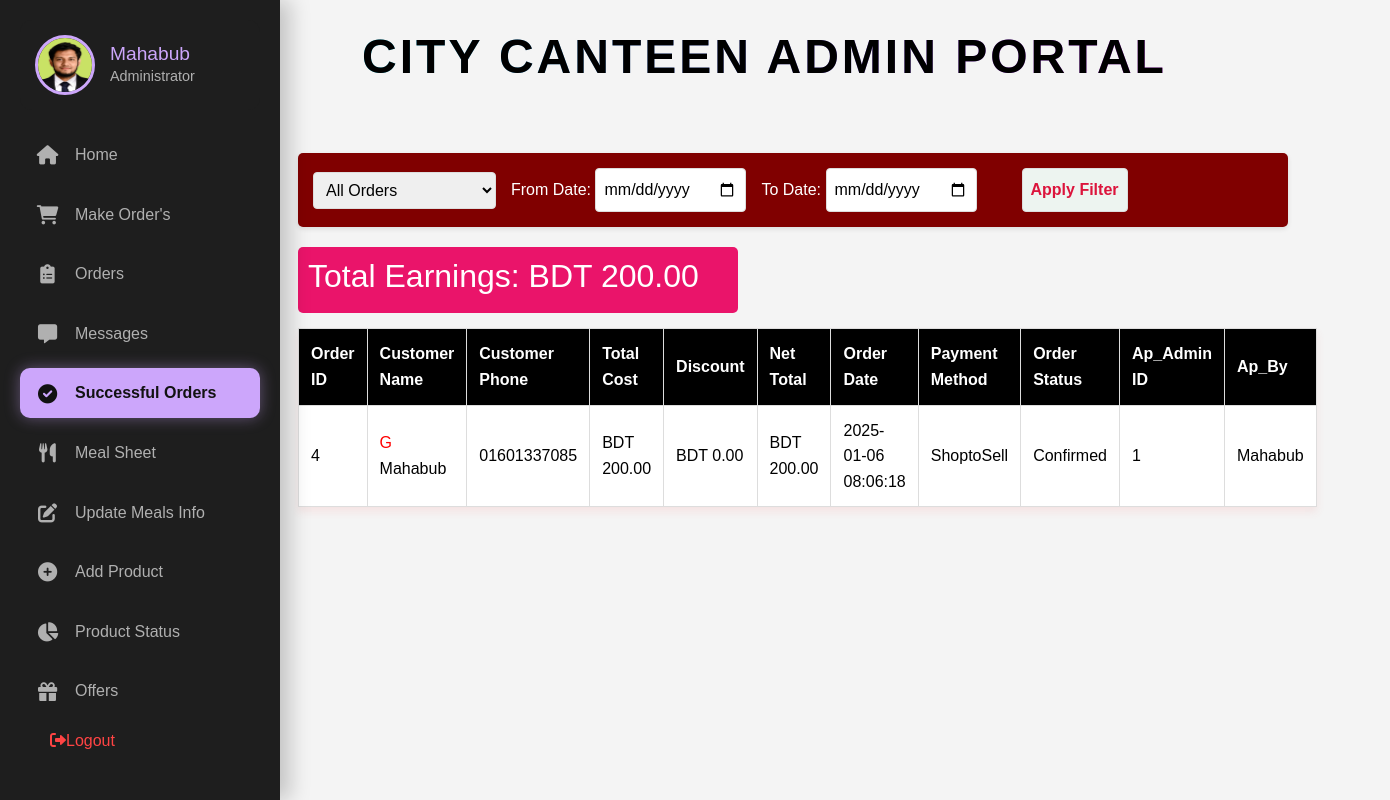
The app's page /model/order_success.php (signed in) with its own data.
### tables this page shows
CREATE TABLE `orders` (
  `id` int(11) NOT NULL,
  `gest_customer_id` int(20) DEFAULT 0,
  `customer_id` int(11) NOT NULL,
  `order_details` longtext NOT NULL,
  `total_cost` decimal(10,2) NOT NULL,
  `subtotal` decimal(10,2) NOT NULL,
  `discount_amount` decimal(10,2) NOT NULL,
  `net_total` decimal(10,2) NOT NULL,
  `created_at` timestamp NOT NULL DEFAULT current_timestamp(),
  `payment_method` enum('Cash on Delivery','Online','ShoptoSell') NOT NULL,
  `discount_code` varchar(20) DEFAULT NULL,
  `order_status` varchar(255) NOT NULL DEFAULT 'Pending',
  `admin_name` varchar(255) NOT NULL,
  `admin_id` int(255) NOT NULL
);

CREATE TABLE `guest_customer` (
  `id` int(11) NOT NULL,
  `customer_name` varchar(255) NOT NULL,
  `total_orders` int(11) DEFAULT 0,
  `total_spent` decimal(10,2) DEFAULT 0.00,
  `last_order_date` timestamp NOT NULL DEFAULT current_timestamp(),
  `order_details` text DEFAULT NULL,
  `created_at` timestamp NOT NULL DEFAULT current_timestamp(),
  `phone_number` varchar(20) NOT NULL
);

### model/order_success.php (the view, shortened to what this page needs)
<?php
require_once '../db/db.php';
require_once '../menu/adminmenu.php';
class OrdersView {
    private $conn;
    public function __construct($database_connection) {
        $this->conn = $database_connection;
    }
    public function getAllOrders($filter = 'all', $start_date = null, $end_date = null) {
        $query = "SELECT
                    o.id,
                    o.customer_id,
                    c.customer_name AS regular_customer_name,
                    c.phone AS regular_customer_phone,
                    o.gest_customer_id,
                    gc.customer_name AS guest_customer_name,
                    gc.phone_number AS guest_customer_phone,
                    o.order_details,
                    o.total_cost,
                    o.subtotal,
                    o.discount_amount,
                    o.net_total,
                    o.created_at,
                    o.payment_method,
                    o.discount_code,
                    o.order_status,
                    o.admin_name,
                    o.admin_id
                  FROM orders o
                  LEFT JOIN customers c ON o.customer_id = c.id
                  LEFT JOIN guest_customer gc ON o.gest_customer_id = gc.id
                  WHERE 1=1";
        $query .= " ORDER BY o.created_at DESC";
        $result = $this->conn->query($query);
        $orders = [];
        $total_earn = 0;
        if ($result && $result->num_rows > 0) {
            while ($row = $result->fetch_assoc()) {
                $orders[] = $row;
                $total_earn += $row['net_total'];
            }
        }
        return [
            'orders' => $orders,
            'total_earn' => $total_earn
        ];
    }
}
class OrdersViewController {
    private $ordersView;
    public function __construct($database_connection) {
        $this->ordersView = new OrdersView($database_connection);
    }
    public function renderOrdersView() {
        $filter = isset($_GET['filter']) ? $_GET['filter'] : 'all';
        $start_date = isset($_GET['start_date']) ? $_GET['start_date'] : null;
        $end_date = isset($_GET['end_date']) ? $_GET['end_date'] : null;
        $ordersData = $this->ordersView->getAllOrders($filter, $start_date, $end_date);
        $totalEarn = $ordersData['total_earn'];
        $orders = $ordersData['orders'];
        ?>
<!DOCTYPE html>
<html lang="en">
<head>
</head>
<body>
    <div class="container">
        <div class="filter-section">
            <form method="GET" class="filter-form">
                <select name="filter">
                    <option value="all" <?= $filter === 'all' ? 'selected' : '' ?>>All Orders</option>
                </select>
                <label>From Date:
                    <input type="date" name="start_date" value="<?= htmlspecialchars($start_date ?? '') ?>">
                </label>
                <label>To Date:
                    <input type="date" name="end_date" value="<?= htmlspecialchars($end_date ?? '') ?>">
                </label>
                <input type="submit" value="Apply Filter">
            </form>
        </div>
        <div class="total-earnings">
            <h2>Total Earnings:       BDT <?= number_format($totalEarn, 2) ?></h2>
        </div>
        <table>
    <thead>
        <tr>
            <th>Order ID</th>
            <th>Customer Name</th>
            <th>Customer Phone</th>
            <th>Total Cost</th>
            <th>Discount</th>
            <th>Net Total</th>
            <th>Order Date</th>
            <th>Payment Method</th>
            <th>Order Status</th>
            <th>Ap_Admin ID</th>
            <th>Ap_By</th>
        </tr>
    </thead>
    <tbody>
        <?php if (empty($orders)): ?>
            <tr>
                <td colspan="11" style="text-align: center;">No orders found</td>
            </tr>
        <?php else: ?>
            <?php foreach ($orders as $order): ?>
            <tr>
                <td><?= htmlspecialchars($order['id']) ?></td>
                <td>
                    <?php if (!empty($order['guest_customer_name'])): ?>
                        <span style="color: red;">G</span>
                        <?= htmlspecialchars($order['guest_customer_name']) ?>
                    <?php else: ?>
                        <?= htmlspecialchars($order['regular_customer_name'] ?? 'N/A') ?>
                    <?php endif; ?>
                </td>
                <td>
                    <?= htmlspecialchars($order['guest_customer_phone'] ?? $order['regular_customer_phone'] ?? 'N/A') ?>
                </td>
                <td>BDT <?= number_format($order['total_cost'], 2) ?></td>
                <td>BDT <?= number_format($order['discount_amount'], 2) ?></td>
                <td>BDT <?= number_format($order['net_total'], 2) ?></td>
                <td><?= htmlspecialchars($order['created_at']) ?></td>
                <td><?= htmlspecialchars($order['payment_method']) ?></td>
                <td><?= htmlspecialchars($order['order_status']) ?></td>
                <td><?= htmlspecialchars($order['admin_id']) ?></td>
                <td><?= htmlspecialchars($order['admin_name']) ?></td>
            </tr>
            <?php endforeach; ?>
        <?php endif; ?>
    </tbody>
</table>
    </div>
</body>
</html>
        <?php
    }
}
try {
    $ordersViewController = new OrdersViewController($conn);
    $ordersViewController->renderOrdersView();
} catch (Exception $e) {
    echo "Error: " . $e->getMessage();
}
?>

### menu/adminmenu.php (shortened to what this page needs)
<?php
$admin_id = $_SESSION["user_id"] ?? null;
require_once '../db/db.php';
$admin_query = "SELECT name, profile_picture FROM admins WHERE id = ?";
$stmt = mysqli_prepare($conn, $admin_query);
mysqli_stmt_bind_param($stmt, "i", $admin_id);
mysqli_stmt_execute($stmt);
$admin_result = mysqli_stmt_get_result($stmt);
$admin = mysqli_fetch_assoc($admin_result);
?>
<!DOCTYPE html>
<html lang="en">
<head>
    <link href="https://cdn.jsdelivr.net/npm/bootstrap@5.3.0/dist/css/bootstrap.min.css" rel="stylesheet">
    <link href="https://cdnjs.cloudflare.com/ajax/libs/font-awesome/6.0.0-beta3/css/all.min.css" rel="stylesheet">
</head>
<body>
    <h1>City Canteen Admin Portal</h1>
    <aside class="sidebar">
        <div class="admin-profile">
            <?php if(!empty($admin['profile_picture'])): ?>
                <img src="<?php echo htmlspecialchars($admin['profile_picture']); ?>" alt="Admin Profile">
            <?php else: ?>
                <img src="default-avatar.png" alt="Default Profile">
            <?php endif; ?>
            <div class="admin-profile-info">
                <h3><?php echo htmlspecialchars($admin['name']); ?></h3>
                <p>Administrator</p>
            </div>
        </div>
        <ul class="nav-menu">
            <li>
                <a href="admin.php" class="<?php echo (basename($_SERVER['PHP_SELF']) == 'admin.php') ? 'active' : ''; ?>">
                    <i class="fa fa-home"></i>
                    Home
                </a>
            </li>
            <li>
                <a href="admin_order.php" class="<?php echo (basename($_SERVER['PHP_SELF']) == 'admin_order.php') ? 'active' : ''; ?>">
                <i class="fas fa-shopping-cart"></i> Make Order's
                </a>
            </li>
            <li>
                <a href="orders.php" class="<?php echo (basename($_SERVER['PHP_SELF']) == 'orders.php') ? 'active' : ''; ?>">
                    <i class="fas fa-clipboard-list"></i>
                    Orders
                </a>
            </li>
             <li>
                <a href="message_management.php" class="<?php echo (basename($_SERVER['PHP_SELF']) == 'message_management.php') ? 'active' : ''; ?>">
                    <i class="fa-solid fa-message"></i>
                    Messages
                </a>
            </li>
            <li>
                <a href="order_success.php" class="<?php echo (basename($_SERVER['PHP_SELF']) == 'order_success.php') ? 'active' : ''; ?>">
                    <i class="fas fa-check-circle"></i>
                    Successful Orders
                </a>
            </li>
            <li>
                <a href="meal-sheet.php" class="<?php echo (basename($_SERVER['PHP_SELF']) == 'meal-sheet.php') ? 'active' : ''; ?>">
                    <i class="fas fa-utensils"></i>
                    Meal Sheet
                </a>
            </li>
            <li>
                <a href="meal_update.php" class="<?php echo (basename($_SERVER['PHP_SELF']) == 'meal_update.php') ? 'active' : ''; ?>">
                    <i class="fas fa-edit"></i>
                    Update Meals Info
                </a>
            </li>
            <li>
                <a href="add_product.php" class="<?php echo (basename($_SERVER['PHP_SELF']) == 'add_product.php') ? 'active' : ''; ?>">
                    <i class="fas fa-plus-circle"></i>
                    Add Product
                </a>
            </li>
            <li>
                <a href="active_status.php" class="<?php echo (basename($_SERVER['PHP_SELF']) == 'active_status.php') ? 'active' : ''; ?>">
                    <i class="fas fa-chart-pie"></i>
                    Product Status
                </a>
            </li>
            <li>
                <a href="create_offer.php" class="<?php echo (basename($_SERVER['PHP_SELF']) == 'create_offer.php') ? 'active' : ''; ?>">
                    <i class="fa fa-gift"></i>
                    Offers
                </a>
            </li>
            <li>
                <a href="../model/admin_profile.php" class="<?php echo (basename($_SERVER['PHP_SELF']) == 'admin_profile.php') ? 'active' : ''; ?>">
                </a>
            </li>
        </ul>
        <div class="logout-btn">
            <a href="../model/logout.php">
                <i class="fas fa-sign-out-alt"></i>
                Logout
            </a>
        </div>
    </aside>
    <main class="content">
    </main>
</body>
</html>

### menu/adminmenu.php (style rules this page uses)
:root { --bg-primary: #121212; --bg-secondary: #1e1e1e; --text-primary: #ffffff; --text-secondary: #b0b0b0; --accent-primary: rgb(204, 166, 251); --accent-secondary: #03dac6; --error-color: #ff4444; }
* { margin: 0; padding: 0; box-sizing: border-box; }
body { font-family: 'Inter', 'Segoe UI', sans-serif; background-color: var(--bg-primary); color: var(--text-primary); line-height: 1.6; overflow-x: hidden; }
.sidebar { position: fixed; left: 0; top: 0; height: 100vh; width: 280px; background-color: var(--bg-secondary); padding: 20px; transition: transform 0.3s ease; z-index: 1000; box-shadow: 10px 0 20px rgba(0,0,0,0.2); overflow-y: auto; }
.admin-profile { position: sticky; top: 0; background: var(--bg-secondary); z-index: 10; padding: 15px; border-radius: 12px; margin-bottom: 20px; display: flex; align-items: center; transition: background 0.3s ease; }
.admin-profile img { width: 60px; height: 60px; border-radius: 50%; margin-right: 15px; border: 3px solid var(--accent-primary); }
.admin-profile-info { flex-grow: 1; }
.admin-profile-info h3 { margin: 0; font-size: 1.2rem; color: var(--accent-primary); }
.admin-profile-info p { margin: 0; color: var(--text-secondary); font-size: 0.9rem; }
.nav-menu { list-style: none; padding: 0; }
.nav-menu li { margin-bottom: 10px; }
.nav-menu a { display: flex; align-items: center; color: var(--text-secondary); text-decoration: none; padding: 12px 15px; border-radius: 10px; transition: all 0.3s ease; position: relative; }
.nav-menu a.active { background: var(--accent-primary); color: var(--bg-primary); font-weight: bold; box-shadow: 0 0 15px rgba(204, 166, 251, 0.4); }
.nav-menu a i { margin-right: 15px; font-size: 1.2rem; width: 25px; text-align: center; }
.logout-btn { position: sticky; bottom: 0; background: var(--bg-secondary); padding: 15px; margin-top: 25px; }
.logout-btn a { display: flex; align-items: center; color: #ff4444; text-decoration: none; padding: 12px 15px; border-radius: 5px; transition: all 0.3s ease; }
.content { margin-left: 280px; padding: 20px; transition: margin-left 0.3s ease; }
h1 { font-family: 'Arial', sans-serif; font-size: 3rem; color: #00ffea; text-align: center; text-transform: uppercase; letter-spacing: 3px; animation: glow 2s infinite alternate, float 4s infinite ease-in-out; background: linear-gradient(90deg, #00ffea, #ff00ff, #00ffea); background-size: 200% 200%; -webkit-background-clip: text; color: transparent; position: relative; overflow: hidden; margin-left: 10%; margin-top:2%; }

### model/order_success.php (style rules this page uses)
body { font-family: Arial, sans-serif; margin: 0; padding: 0; background-color: #f4f4f4; }
.container { margin-left: 20%; margin-right: 10px; padding: 20px; }
.filter-section { background-color: #800000; padding: 15px; border-radius: 5px; box-shadow: 0 2px 5px rgba(0,0,0,0.1); margin-bottom: 20px; width: 90%; }
.filter-form { display: flex; align-items: center; gap: 15px; }
.filter-form label { color: white; }
.filter-form select { padding: 8px; border: 1px solid #ddd; border-radius: 4px; }
.filter-form input[type="date"] { padding: 8px; border: 1px solid #ddd; border-radius: 4px; }
.filter-form input[type="submit"] { padding: 8px; border: 1px solid #ddd; border-radius: 4px; background-color:rgb(237, 244, 240); color:crimson; cursor: pointer; margin-left: 30px; font-weight: 600; }
.total-earnings { background-color:rgb(234, 20, 106); padding: 10px; color: white; width: 40%; border-radius: 5px; margin-bottom: 15px; text-align: left; }
table { width: 90%; border-collapse: collapse; background-color: #fff; color:black; box-shadow: 0 5px 8px rgba(238, 85, 85, 0.1); }
th, td { border: 1px solid #ddd; padding: 12px; text-align: left; }
th { background-color:rgb(0, 0, 0); color: white; font-weight: bold; }
.filter-form select, .filter-form input[type="date"], .filter-form input[type="submit"] { padding: 8px; border: 1px solid #ddd; border-radius: 4px; }
h1 { color:black; font-weight: 600; }

### records on screen
orders: id "4", guest_customer.customer_name "Mahabub", guest_customer.phone_number "01601337085", total_cost "200.00", discount_amount "0.00", net_total "200.00", created_at "2025-01-06 08:06:18", payment_method "ShoptoSell", order_status "Confirmed", admin "1", admin_name "Mahabub"

### other values on screen
$admin['name'] "Mahabub"
$totalEarn "200.00"
